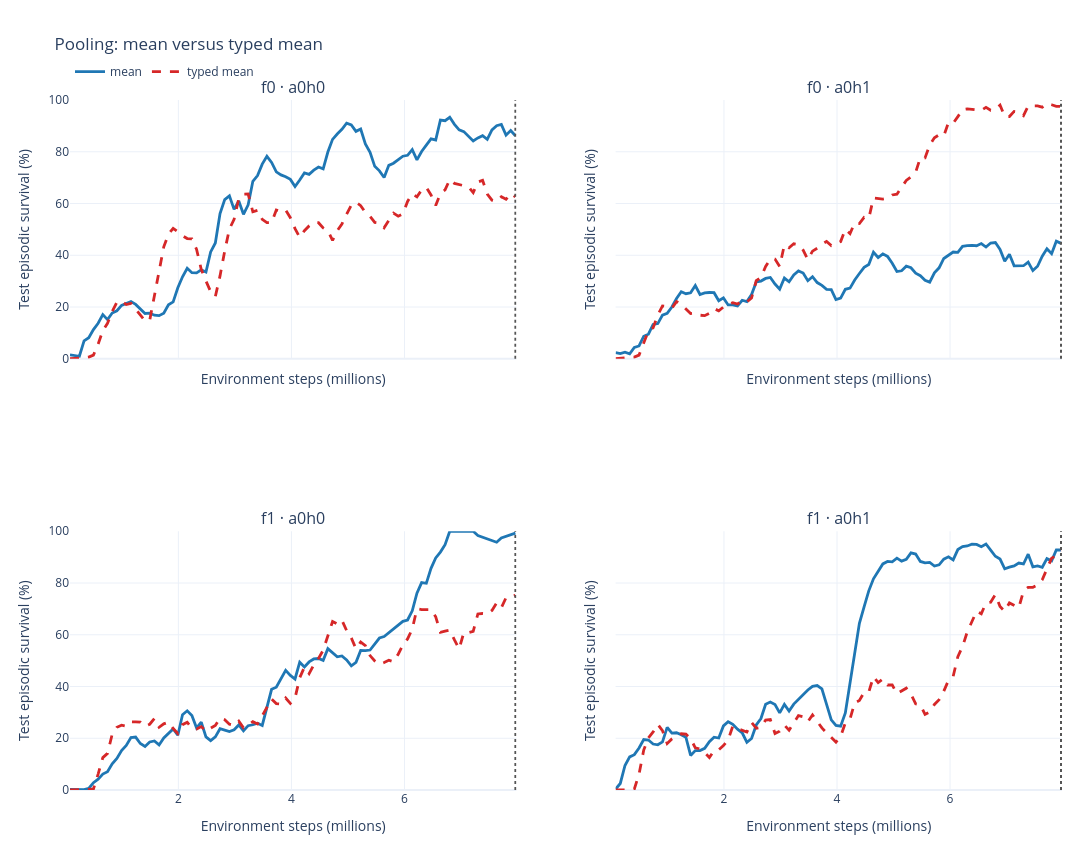
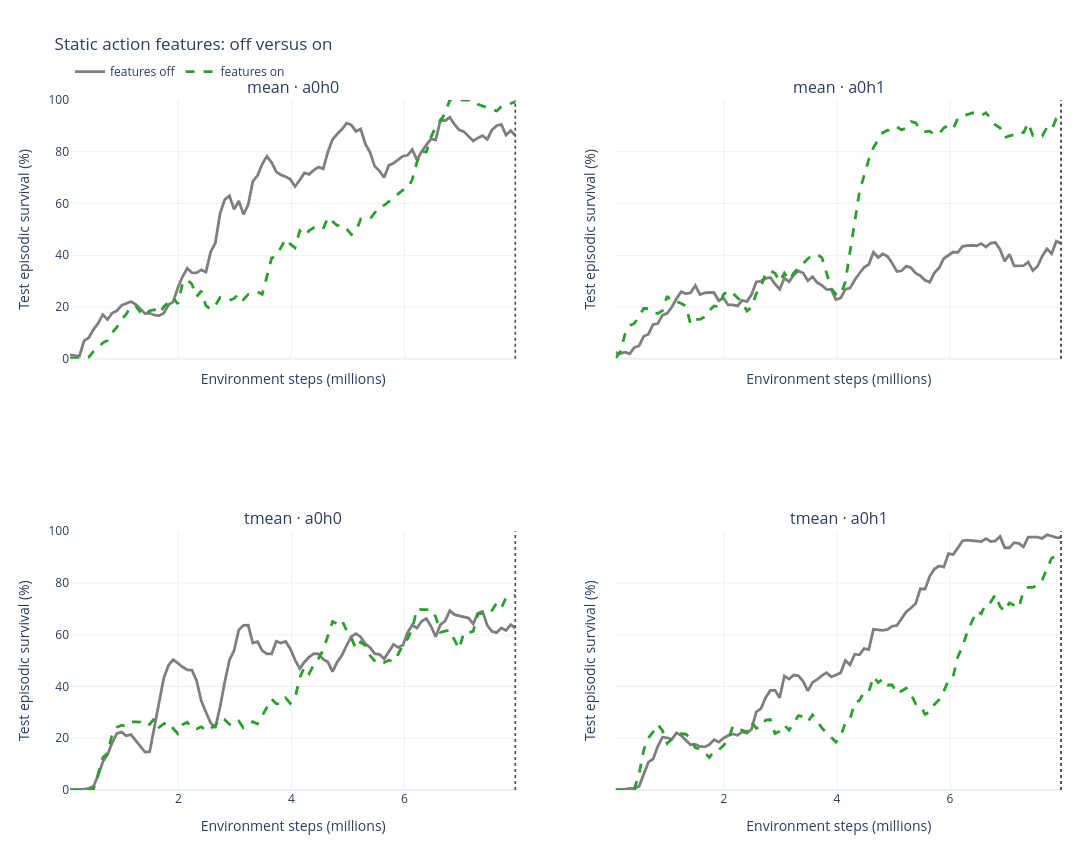
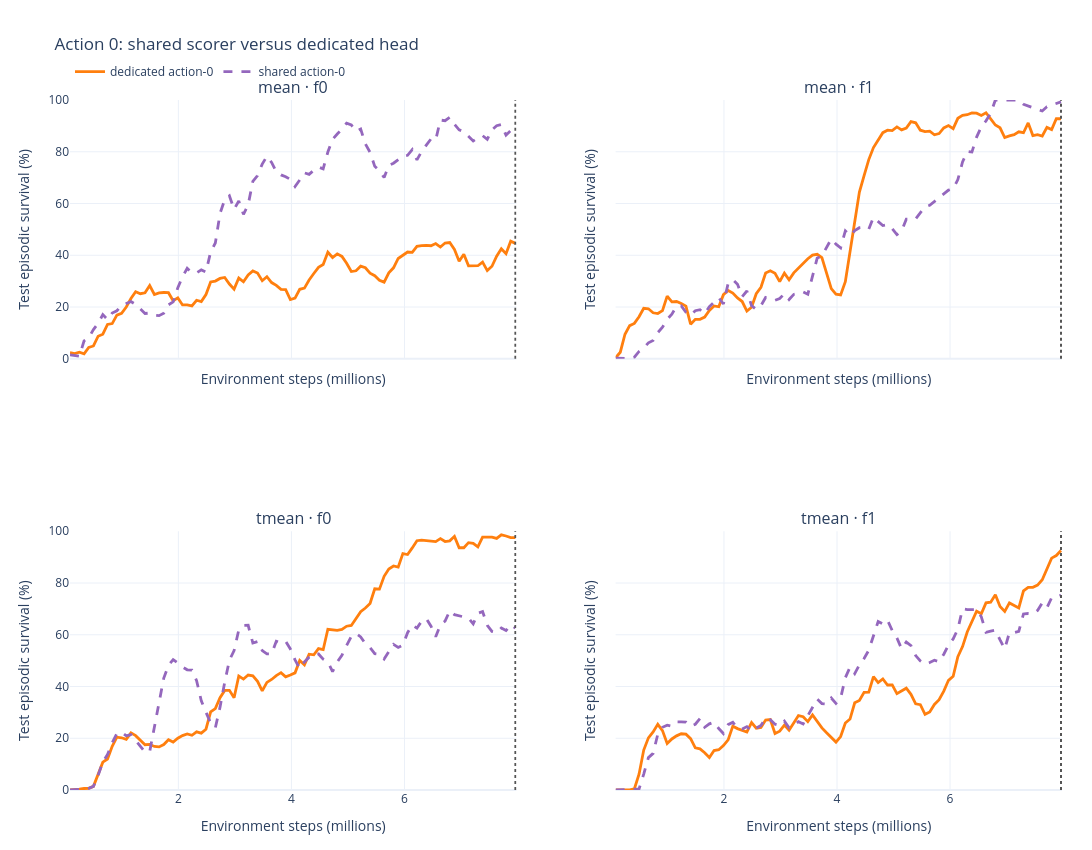

These figures' notebook cell, in order:
### Markdown cell above
### Controlled factor comparisons

Each panel changes one factor and holds the other two fixed. This is more interpretable than inferring a factor effect from the eight-curve overview.

### Code cell
factor_specs = [
    {
        "factor": "pool_label", "facet": "pooling_panel",
        "facet_values": lambda frame: frame["feature_code"] + " · " + frame["action0_code"],
        "title": "Pooling: mean versus typed mean",
        "colors": {"mean": "#1f77b4", "typed mean": "#d62728"},
    },
    {
        "factor": "feature_label", "facet": "feature_panel",
        "facet_values": lambda frame: frame["pool_code"] + " · " + frame["action0_code"],
        "title": "Static action features: off versus on",
        "colors": {"features off": "#7f7f7f", "features on": "#2ca02c"},
    },
    {
        "factor": "action0_label", "facet": "action0_panel",
        "facet_values": lambda frame: frame["pool_code"] + " · " + frame["feature_code"],
        "title": "Action 0: shared scorer versus dedicated head",
        "colors": {"shared action-0": "#9467bd", "dedicated action-0": "#ff7f0e"},
    },
]

for spec in factor_specs:
    facet_catalog = analysis_catalog.copy()
    facet_catalog[spec["facet"]] = spec["facet_values"](facet_catalog)
    facet_curves = survival_long.drop(columns=[spec["facet"]], errors="ignore").merge(
        facet_catalog[["run_name", spec["facet"]]], on="run_name", how="left"
    )
    figure = sc.plot_survival_comparison(
        facet_curves,
        group_by=spec["factor"], label_by=spec["factor"],
        facet_by=spec["facet"],
        smooth=SMOOTH_WINDOW, uncertainty=uncertainty, min_members=1,
        show_members=show_uncertainty, colors=spec["colors"],
        budget_step=comparison_budget, title=spec["title"],
        width=1450, height=850, ncols=2,
    )
    figure.show()
